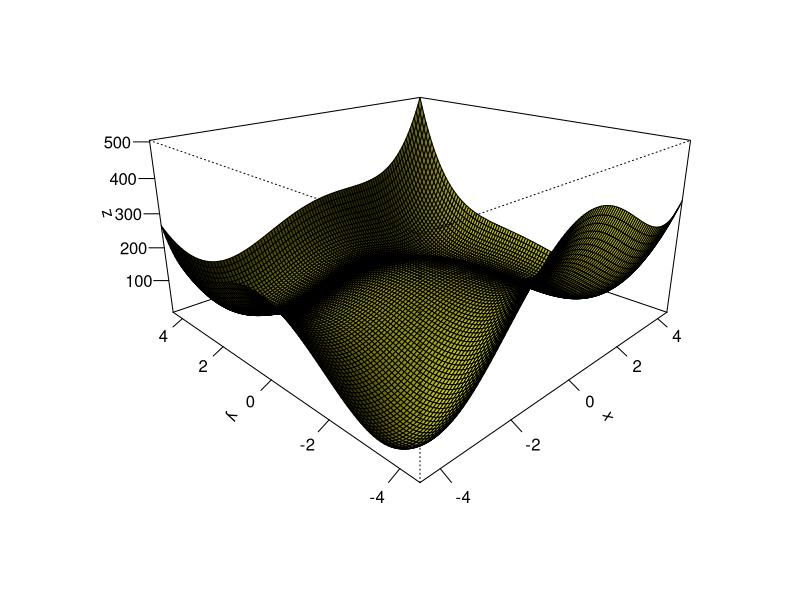

Write the R code that produced this figure.
####################Question 1############################
#Question 1
#Defining the Matrix
A<-matrix(c(3,-1,0,-1,0,-1,3,-1,3,-1,0,-1,3,1,0,-1,3,1,5,-1,0,-1,0,-1,1), nrow=5)

#Function that can be passed Matx in order to perform Cholesky Functions
choleskyFunction <- function(Matx){
  #Finds the upper triangular matrix
  L<-chol(Matx)
  #Transposes the matrix to show the lower triangular matrix
  Lt<-t(L)
  #Displays the lower hand matrix
  Lt
}
#Runs the function
choleskyFunction(A)
####################Question 2############################
#Question 2 
#Singular value Decompostion
#the creation of matrix
Q2Matrix <- matrix(c(1,1,1,1,2,0,0,0),nrow = 4)
#Displaying original matrix
Q2Matrix
#using the svd function to show the singular values
sv <-svd(Q2Matrix)
#Displaying Singular values
sv
####################Question 3############################
#Question 3
####################Question 4############################
#Question 4
####################Question 5#############################
#Question 5
#Function plot - Plot the formula below
Question5F<-function(x,y,a,b) (x^2+y-11)^2+(x+y^2-7)^2
#defining the x,y and z of the measurements
x<-seq(-4.5,4.5,length.out = 100)
y<-seq(-4.5,4.5,length.out = 100)
z<-outer(x,y,Question5F,a=1,b=100)

#plotting the graph 
persp(x,y,z,theta =-45,phi=20,expand=0.5,col="yellow",shade =1,ticktype ="detailed",xlab ="x",ylab ="y",zlab="z")

#Writing the function so x,y is a vector
Question5FV<-function(vec) (vec[1]^2+vec[2]-11)^2+(vec[1]+vec[2]^2-7)^2

#defining function to find maximum point
nll.binom <- function(data,par){
  return(-log(dbinom(data,size = 20, prob = par)))
}

#Finding the minimums:
#Minimum can be found based on value being 0 or so close to 0
#Based on plot there seems to be 4 dips representing each minimum is extracted here
#From plot minimum seems to be near x=-4,y=-4.
minimum1<- optim(c(-4,-4),Question5FV)$par
minimum1

#From plot minimum seems to be near x = 4, y= -3.5
minimum2 <- optim(c(4,-3.5),Question5FV)$par
minimum2

#From plot minimum seems to be near x = -3.5, y = 3.5
minimum3 <- optim(c(-3.5, 3.5),Question5FV)$par
minimum3

#From plot minimum seems to be near x = 3.5, y = 3.5
minimum4 <- optim(c(3.5,3.5),Question5FV)$par
minimum4

#Finding the Maximum points
maximum1 <- optim(c(0,0),control=list(fnscale=-1),Question5FV)$par
maximum1

#creating a list of minimums
critical_point_list <- list(minimum1,minimum2,minimum3,minimum4,maximum1)
#List of minimum points
critical_point_list
##########################################################
